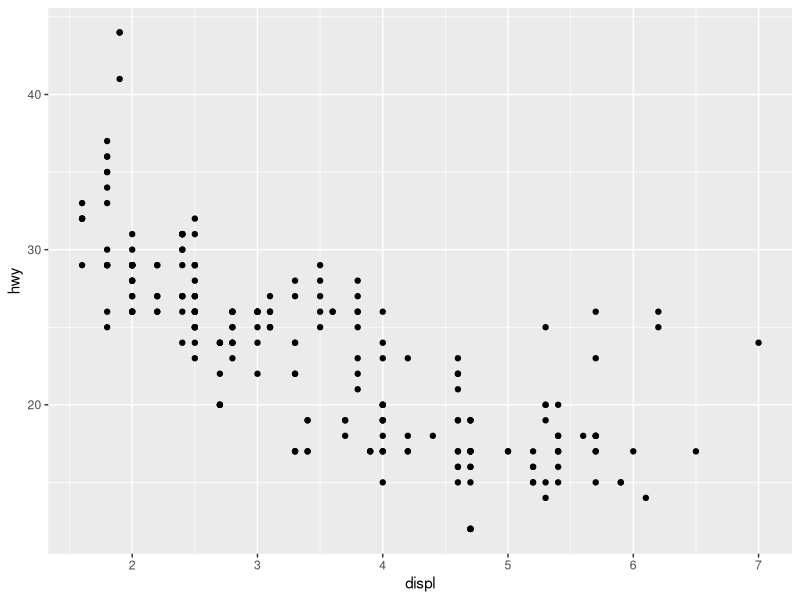
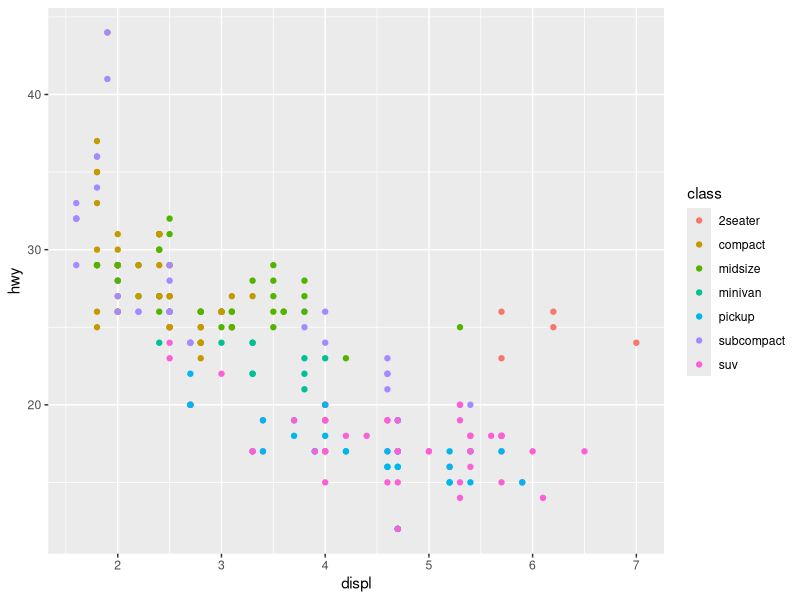
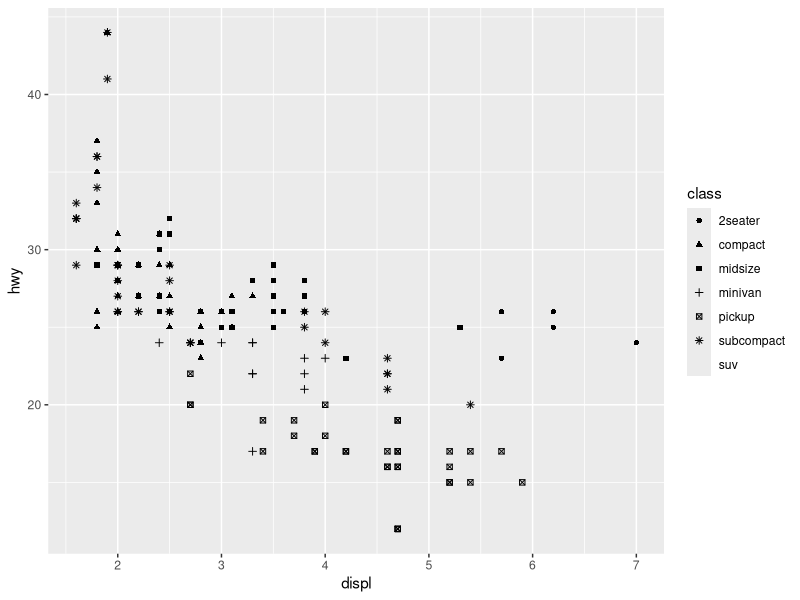
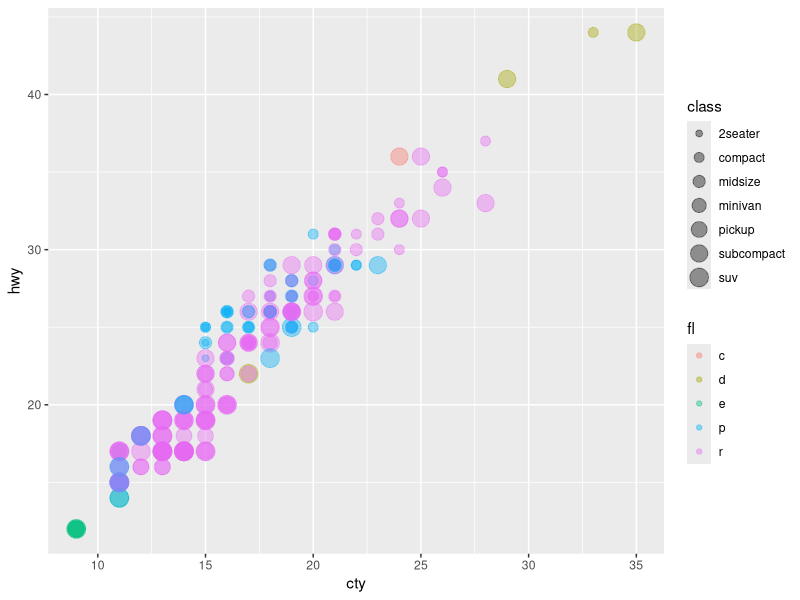
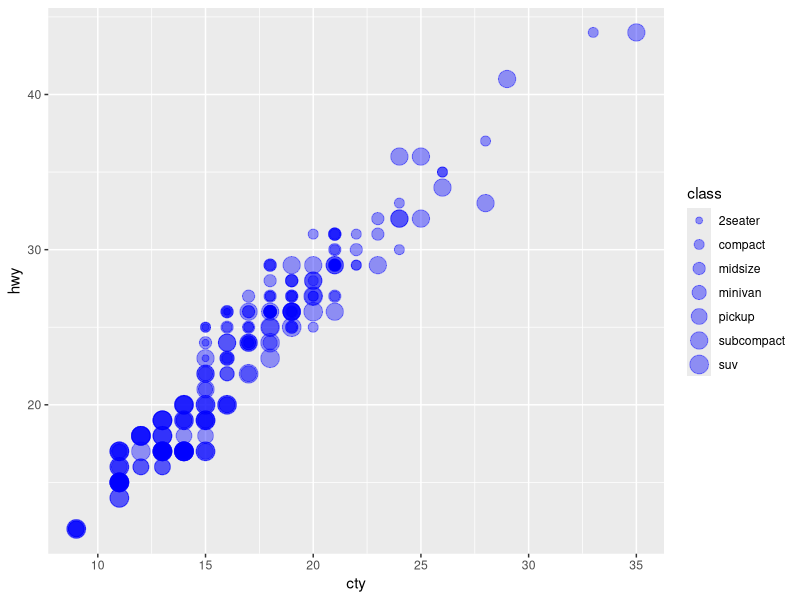
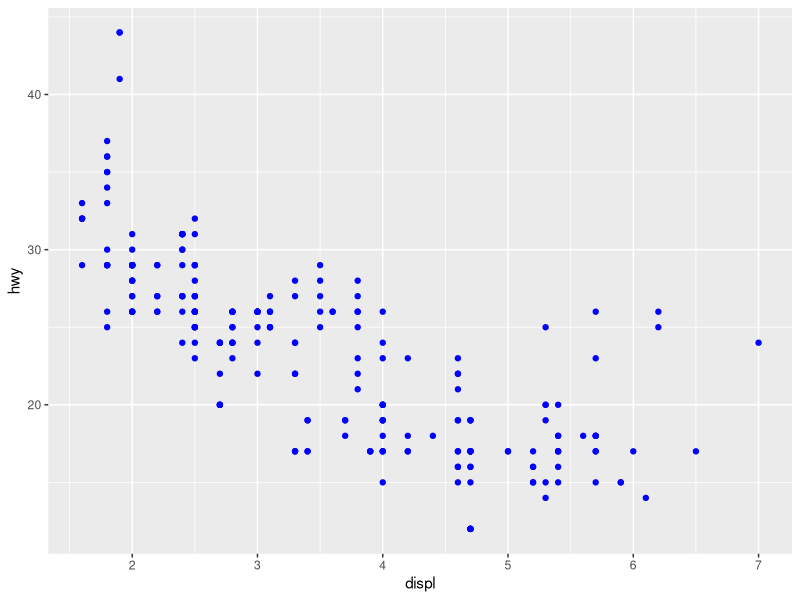
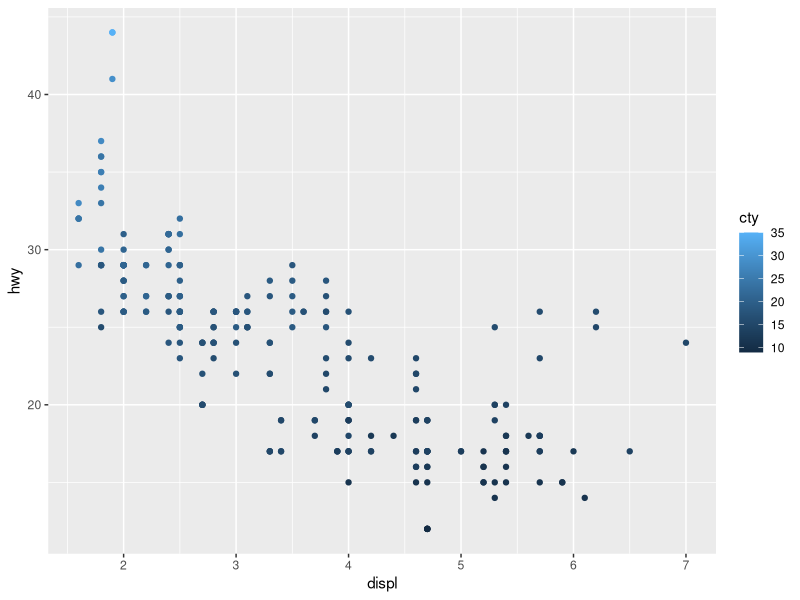
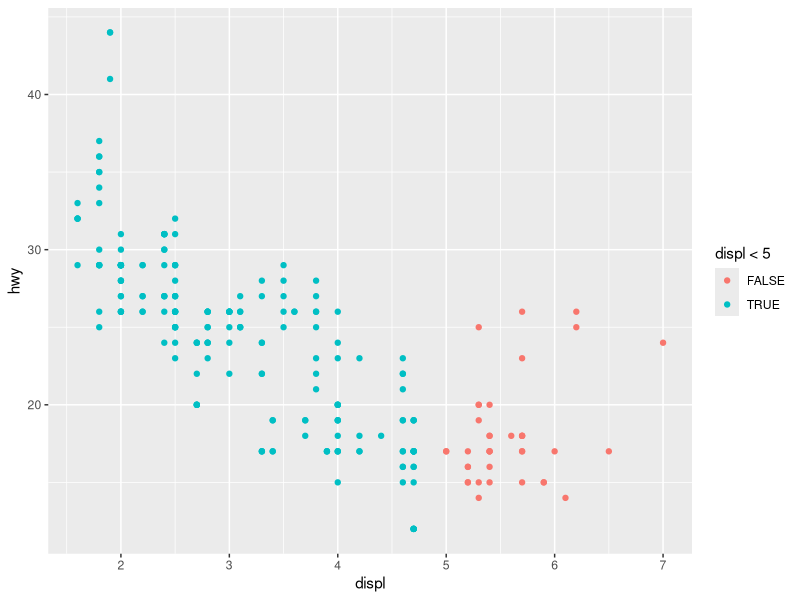

The R script that drew these images, in order:
## ---- chunk 1
knitr::opts_chunk$set(echo = TRUE)
library(tidyverse)
## ---- chunk 2
data(mpg)

g <- ggplot(mpg, aes(x = displ, y = hwy))
g + geom_point()

## ---- chunk 3
g <- ggplot(mpg, aes(x = displ, y = hwy, color = class)) + 
  geom_point()
g

## ---- chunk 4
g <- ggplot(mpg, aes(x = displ, y = hwy, shape = class)) + 
  geom_point()
g

## ---- chunk 5
ggplot(mpg, aes(x = cty, y = hwy, size = class , color = fl)) + 
  geom_point(alpha = .4)

## ---- chunk 6
ggplot(mpg, aes(x = cty, y = hwy, size = class)) + 
  geom_point(alpha = .4, color = "blue")

## ---- chunk 7
 ggplot(data = mpg) + 
      geom_point(aes(x = displ, y = hwy), color = "blue")

## ---- chunk 8
 ggplot(mpg, aes(x = displ, y = hwy, color = cty)) + 
      geom_point()

## ---- chunk 9
 ggplot(mpg, aes(x = displ, y = hwy, color = displ < 5)) + 
      geom_point()
## ---- chunk 10
 ggplot(mpg, aes(x = drv, y = hwy)) + 
      geom_boxplot()
## ---- chunk 11
 ggplot(mpg, aes(x = displ, y = hwy)) + 
  geom_point(aes( color = hwy > 20)) +
  geom_smooth(method = "lm") +
  geom_smooth(method = "loess", color = "red") +
  ggtitle("Scatter plot") +
  xlab("Engine Displacement") +
  ylab("Highway") +
  theme_bw()+
  theme(text = element_text(size = 8),line = element_line(size = .4))+
  facet_wrap(~factor(class), scales = "free")
  
  
  
  
